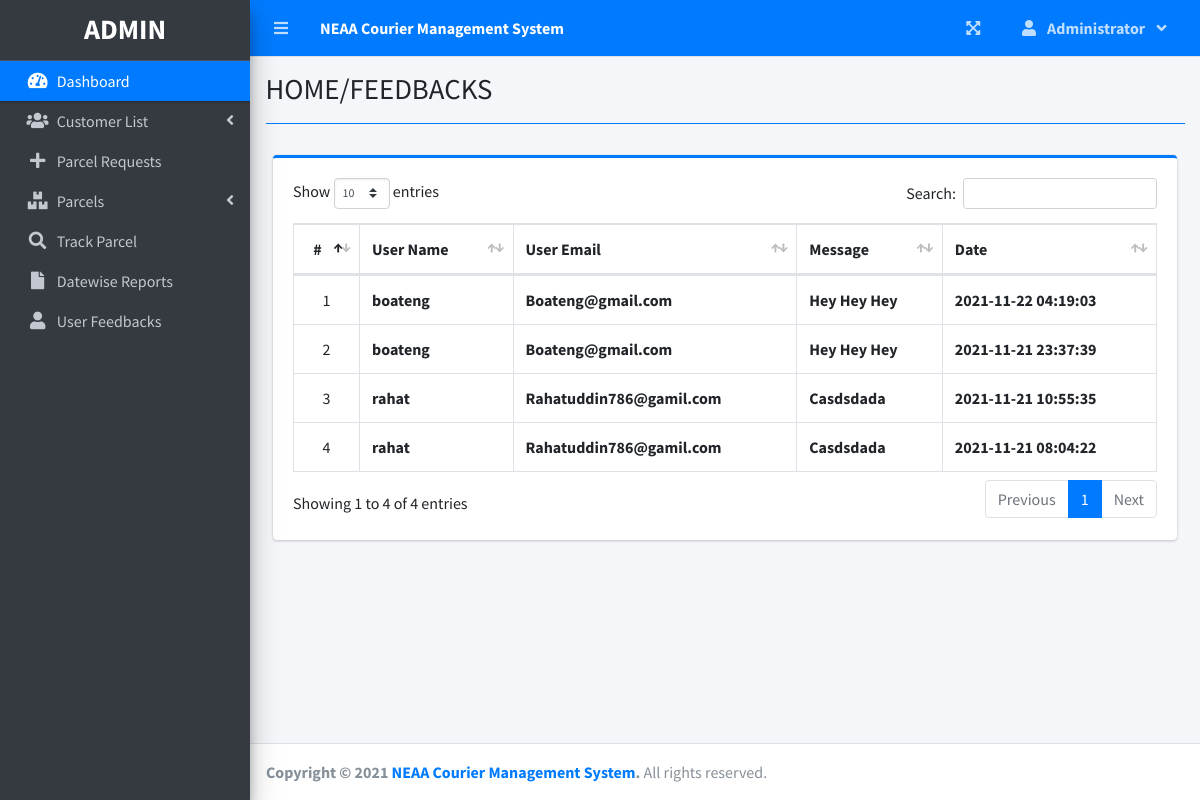
The page /admin/feedback.php (signed in) on the database its author committed.
### tables this page shows
CREATE TABLE `feedbacks` (
  `id` int(11) NOT NULL,
  `name` varchar(100) NOT NULL,
  `user_mail` varchar(100) NOT NULL,
  `message` varchar(500) NOT NULL,
  `date` timestamp NOT NULL DEFAULT current_timestamp()
);

### admin/feedback.php (the view, shortened to what this page needs)
<!DOCTYPE html>
<html lang="en">
<?php
include('header.php');
?>
<body class="hold-transition sidebar-mini layout-fixed layout-navbar-fixed layout-footer-fixed">
	<div class="wrapper">
		<?php include('topbar.php') ?>
		<?php include('sidebar.php') ?>
		<div class="content-wrapper">
			<div class="content-header">
				<div class="container-fluid">
					<div class="row mb-2">
						<div class="col-sm-6">
							<h1 class="m-0"><?php echo "HOME/FEEDBACKS" ?></h1>
						</div>
					</div>
					<hr class="border-primary">
				</div>
			</div>
			<section class="content">
				<div class="container-fluid">
					<?php include 'db_connect.php' ?>
					<div class="col-lg-12">
						<div class="card card-outline card-primary">
							<div class="card-body">
								<table class="table tabe-hover table-bordered" id="list">
									<thead>
										<tr>
											<th class="text-center">#</th>
											<th>User Name</th>
											<th>User Email</th>
											<th>Message</th>
											<th>Date</th>
										</tr>
									</thead>
									<tbody>
										<?php
										$i = 1;
										$qry = $conn->query("SELECT * from feedbacks  order by  date desc ");
										while ($row = $qry->fetch_assoc()) :
										?>
											<tr>
												<td class="text-center"><?php echo $i++ ?></td>
												<td><b><?php echo ($row['name']) ?></b></td>
												<td><b><?php echo ucwords($row['user_mail']) ?></b></td>
												<td><b><?php echo ucwords($row['message']) ?></b></td>
												<td><b><?php echo ucwords($row['date']) ?></b></td>
											</tr>
										<?php endwhile; ?>
									</tbody>
								</table>
							</div>
						</div>
					</div>
				</div>
			</section>
		</div>
	</div>
	<?php include 'footer.php' ?>
</body>
</html>

### admin/feedback.php (style rules this page uses)
table td { vertical-align: middle !important; }

### rows shown on the page
feedbacks: name "boateng", user_mail "Boateng@gmail.com", message "Hey Hey Hey", date "2021-11-22 04:19:03"
feedbacks: name "boateng", user_mail "Boateng@gmail.com", message "Hey Hey Hey", date "2021-11-21 23:37:39"
feedbacks: name "rahat", user_mail "Rahatuddin786@gamil.com", message "Casdsdada", date "2021-11-21 10:55:35"
feedbacks: name "rahat", user_mail "Rahatuddin786@gamil.com", message "Casdsdada", date "2021-11-21 08:04:22"

### other values the page prints
$_SESSION['login_firstname'] "Administrator"
